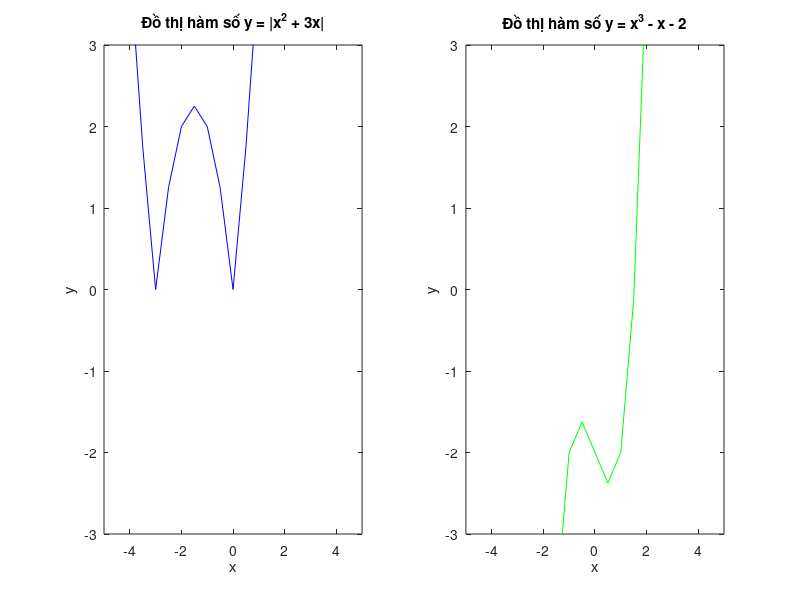

Source code (MATLAB):
x = -5:0.5:5;
f = abs(x.^2 + 3*x);
g = x.^3 - x - 2;
figure('Name', 'Bài tập 6a', 'NumberTitle', 'off',...
    'units','normalized','outerposition',[0 0 1 1])

subplot(1, 2, 1);
plot(x, f, '-b');
axis([-5 5 -3 3]);
xlabel('x');
ylabel('y');
title('Đồ thị hàm số y = |x^2 + 3x|');

subplot(1, 2, 2);
plot(x, g, '-g');
axis([-5 5 -3 3]);
xlabel('x');
ylabel('y');
title('Đồ thị hàm số y = x^3 - x - 2');
